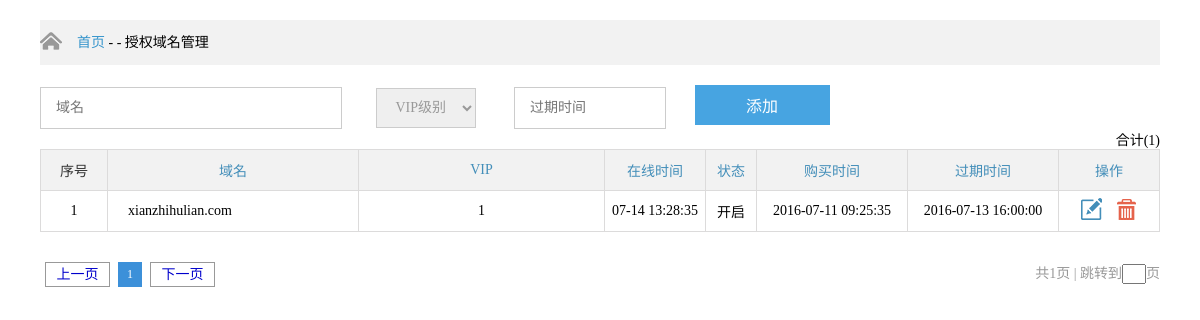
The page /admin/domain.php (signed in) on the database its author committed.
### tables this page shows
CREATE TABLE `domain` (
  `id` int(10) unsigned NOT NULL AUTO_INCREMENT,
  `title` varchar(255) NOT NULL,
  `startdate` int(11) NOT NULL,
  `vip_id` int(11) NOT NULL DEFAULT '1',
  `login_time` int(11) DEFAULT NULL,
  `ok` tinyint(2) unsigned NOT NULL DEFAULT '1',
  `enddate` int(11) NOT NULL,
  PRIMARY KEY (`id`),
  UNIQUE KEY `title` (`title`)
);

### admin/domain.php (the view, shortened to what this page needs)
<?php
require("inc/data.php");
$action=isset($_GET['action'])?$_GET['action']:"";
$page=isset($_GET['page'])?$_GET['page']:1;
$data=array();
?>
<!DOCTYPE html PUBLIC "-//W3C//DTD XHTML 1.0 Transitional//EN" "http://www.w3.org/TR/xhtml1/DTD/xhtml1-transitional.dtd">
<html xmlns="http://www.w3.org/1999/xhtml">
<head>
	<link rel="stylesheet" type="text/css" href="css/css.css" />
	<link rel="stylesheet" type="text/css" href="css/pageGroup.css" />
</head>
<body>
<div id="pageAll">
	<div class="pageTop">
		<div class="page">
			<img src="img/coin02.png" style="float:left;margin-top:10px;" /><span><a href="main.php">首页</a>&nbsp;-&nbsp;-</span>&nbsp;授权域名管理
		</div>
	</div>
	<div class="page">
		<div class="connoisseur">
			<div class="conform clear">
				<div class="cfD">
					<form action="?action=add" method="post">
						<input class="userinput vpr" type="text" name="title" placeholder="域名"/>
						<select name="vip_id" id="vip">
							<option value="">VIP级别</option>
						</select>
						<input class="userinput vpr" style="width:150px;" type="text" name="enddate" placeholder="过期时间"/>
						<button class="userbtn">添加</button>
					</form>
				</div>
			</div>
			<div class="conShow">
				<span style="float:right">合计(<?=data_num('domain')?>)</span>
				<table border="1" cellspacing="0" cellpadding="0" width="100%">
					<tr>
						<td width="66px" class="tdColor tdC">序号</td>
						<td width="250px" class="tdColor">域名</td>
						<td class="tdColor">VIP</td>
						<td width="100px" class="tdColor">在线时间</td>
						<td width="50px" class="tdColor">状态</td>
						<td width="150px" class="tdColor">购买时间</td>
						<td width="150px" class="tdColor">过期时间</td>
						<td width="100px" class="tdColor">操作</td>
					</tr>
					<?php
					if(info_list('domain',$page)){
						foreach(info_list('domain',$page) as $row){
							if (isset($id)&&$id == $row['id']&&$action=="edit") {
								?>
								<tr bgcolor="#999">
									<form action='?action=save&page=<?= $page ?>&id=<?= $id ?>' method='post'>
										<td height="40px"><?= $row['id'] ?></td>
										<td style="text-align:left;padding-left:20px;"><?= base64_decode($row['title']) ?></td>
										<td><select name="vip_id" id="vip">
												<option value="">VIP级别</option>
												<?php
												$sql="select * from vip order by id asc";
												$result=$mysqli->query($sql);
												while($row2=$result->fetch_assoc()){
													$selected=$row2['id']==$row['vip_id']?"selected":"";
													echo "<option value='".$row2['id']."' ".$selected.">".$row2['title']."</option>";
												}
												?>
											</select></td>
										<td><?= $row['login_time']?date('m-d H:i:s',$row['login_time']):"" ?></td>
										<td>
											<select name="ok">
												<option value="1">开启</option>
												<option value="0"<?if($row['ok']==0){echo " selected";}?>>关闭</option>
											</select>
										</td>
										<td><?= date('Y-m-d H:i:s',$row['startdate']) ?></td>
										<td><input type="text" name="enddate" value="<?= date('Y-m-d H:i:s',$row['enddate']) ?>"/></td>
										<td>
											<button><img src="img/ok.png"></button><a href="?page=<?= $page ?>"><img src="img/no.png"></a></td>
									</form>
								</tr>
								<?php
							}else {
								?>
								<tr>
									<td height="40px"><?= $row['id'] ?></td>
									<td style="text-align:left;padding-left:20px;"><?= base64_decode($row['title']) ?></td>
									<td><?= $mysqli->query("select title from vip where id=".$row['vip_id'])->fetch_object()->title ?></td>
									<td><?= $row['login_time']?date('m-d H:i:s',$row['login_time']):"" ?></td>
									<td><?= $row['ok']?"开启":"关闭" ?></td>
									<td><?= date('Y-m-d H:i:s',$row['startdate']) ?></td>
									<td><?= date('Y-m-d H:i:s',$row['enddate']) ?></td>
									<td>
										<a href="?action=edit&page=<?=$page?>&id=<?= $row['id'] ?>"><img class="operation" src="img/update.png"></a> <a href="?action=del&page=<?=$page?>&id=<?=$row['id']?>"><img class="operation delban" src="img/delete.png"></a></td>
								</tr>
								<?php
							}
						}
					}
					?>
				</table>
				<div class="paging">
					<div id="pageGro" class="cb clear">
						<?=list_page('domain',$page)?>
					</div>
				</div>
			</div>
		</div>
	</div>
</div>
</body>
</html>

### admin/css/css.css (style rules this page uses)
* { padding: 0; margin: 0; font-family: "Microsoft YaHei"; font-size: 14px; }
a { text-decoration: none; color:#0000cc; }
#pageAll { padding:0 40px; }
#pageAll .page { margin-top:20px; }
#pageAll .page>img { float:left; margin-top:10px; }
.pageTop { width: 100%; height: 45px; line-height: 45px; background-color: #f2f2f2; }
.pageTop span { margin-left: 15px; }
.pageTop a { color: #3695cc; }
table { border-collapse: collapse; }
td { text-align: center; border: 1px solid #dcdbdb; }
.tdColor { height: 40px; background-color: #f2f2f2; color: #438eb9; }
.tdC { color: #333; }
.paging { width: 100%; margin-bottom: 50px; text-align: right; }
.operation { margin-left: 5px; margin-right: 5px; cursor: pointer; }
.cfD { float:left; }
.cfD select { width: 100px; height: 40px; border: 1px solid #ccc; margin-left: 15px; margin-right: 35px; color: #999; text-indent: 15px; }
.cfD .vpr { margin-right: 15px; }
.cfD .userinput { width: 300px; height: 40px; border: 1px solid #ccc; text-indent: 15px; color: #999; }
.cfD .userbtn { margin-left: 10px; width: 135px; height: 40px; border: none; font-size: 16px; color: #fff; background-color: #47a4e1; }
.clear:after { content: "."; display: block; height: 0; clear: both; visibility: hidden }

### admin/css/pageGroup.css (style rules this page uses)
#pageGro { margin:0px auto; padding-top:30px; }
.clear:after { content: "."; display: block; height: 0; clear: both; visibility: hidden }

### rows shown on the page
domain: id "1", title "xianzhihulian.com", vip "1", login_time "07-14 13:28:35", ok "开启", startdate "2016-07-11 09:25:35", enddate "2016-07-13 16:00:00"

### other values the page prints
data_num('domain') "1"
$page "1"
$pagenum "1"
